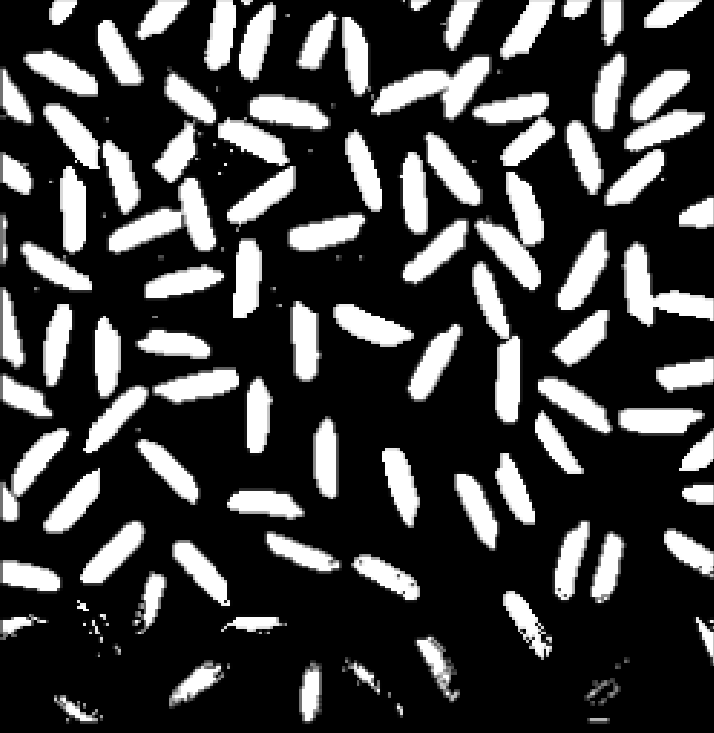
#> input picture Q1/image.png, 714 x 733 px
$ jupyter execute q1.ipynb
#> lines starting #> are read from the running program, lines starting #| are printed output that depends on the picture; after the words box and inside, x2 and y2 are one past the last pixel; in counts of white or black regions, pixels touching at a corner belong together
[cell 1]
import cv2
import numpy as np
import matplotlib.pyplot as plt

Vamos ler e visualizar a imagem original.

[cell 2]
img = cv2.imread("image.png", cv2.IMREAD_GRAYSCALE)
#> img is the input picture: shape (733, 714); min 0, max 255, mean 64.1

# Plotamos a imagem
plt.figure(figsize=(8, 8))
plt.imshow(cv2.cvtColor(img, cv2.COLOR_BGR2RGB))
plt.axis("off")
plt.show()

Inicialmente, aplicamos uma erosão à imagem. Esse procedimento visa reduzir (erodir) as bordas de objetos em uma imagem. Esse procedimento é bastante útil para remover esses pequenos pontos brancos (que configuram ruído).

[cell 3]
kernel = np.ones((3, 3), np.uint8)
img_erosion = cv2.erode(img, kernel, iterations=3)
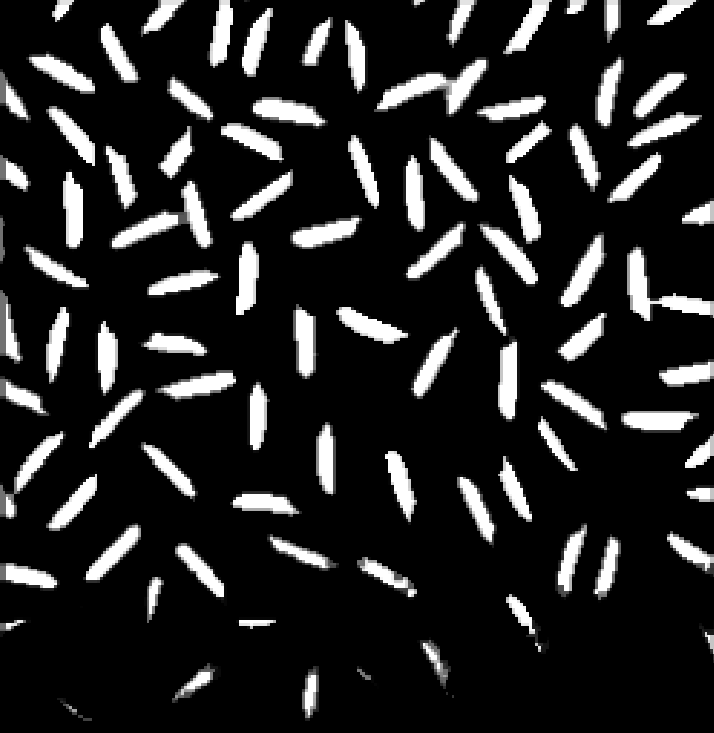
#> img_erosion: shape (733, 714); min 0, max 255, mean 37.2

kernel = np.ones((2, 2), np.uint8)
img_erosion = cv2.erode(img_erosion, kernel, iterations=2)
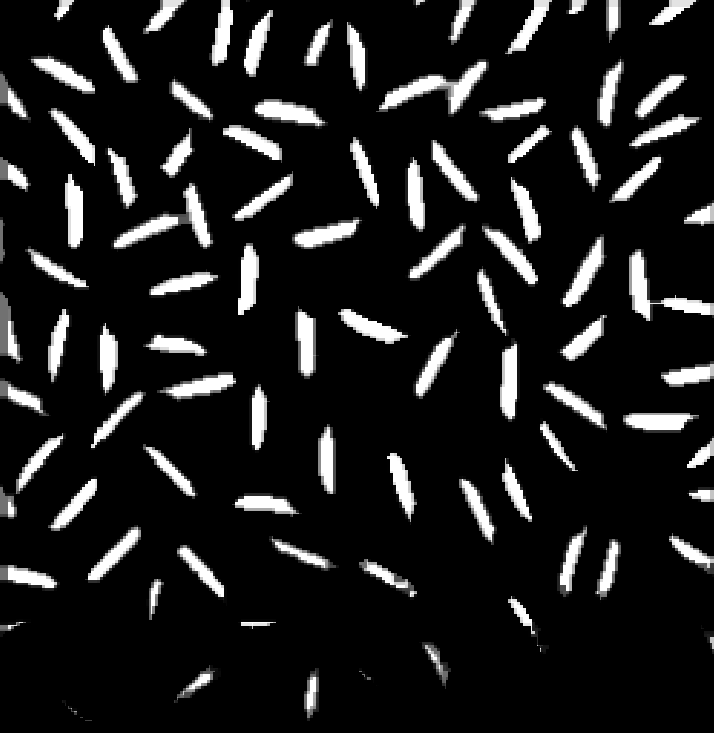
#> img_erosion: shape (733, 714); min 0, max 255, mean 29.6

# Plotamos a imagem
plt.figure(figsize=(8, 8))
plt.imshow(cv2.cvtColor(img_erosion, cv2.COLOR_BGR2RGB))
plt.axis("off")
plt.show()

Em seguida aplicamos uma dilatação à imagem. Esse procedimento visa expandir (dilatar) as fronteiras dos objetos. Esse procedimento vai nos ajudar a preencher os espaços que a erosão deixou (ou até que já existiam) em alguns objetos. Essa técnica também pode ajudar a unir partes de um objeto que estavam desconectadas.

[cell 4]
kernel = np.ones((3, 3), np.uint8)
img_dilation = cv2.dilate(img_erosion, kernel, iterations=6)
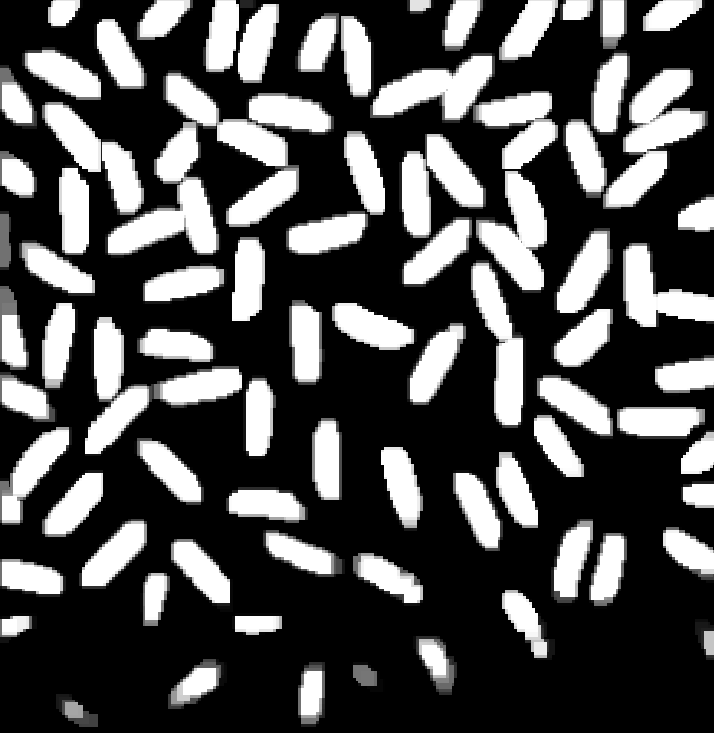
#> img_dilation: shape (733, 714); min 0, max 255, mean 79.8

img_dilation = cv2.equalizeHist(img_dilation)
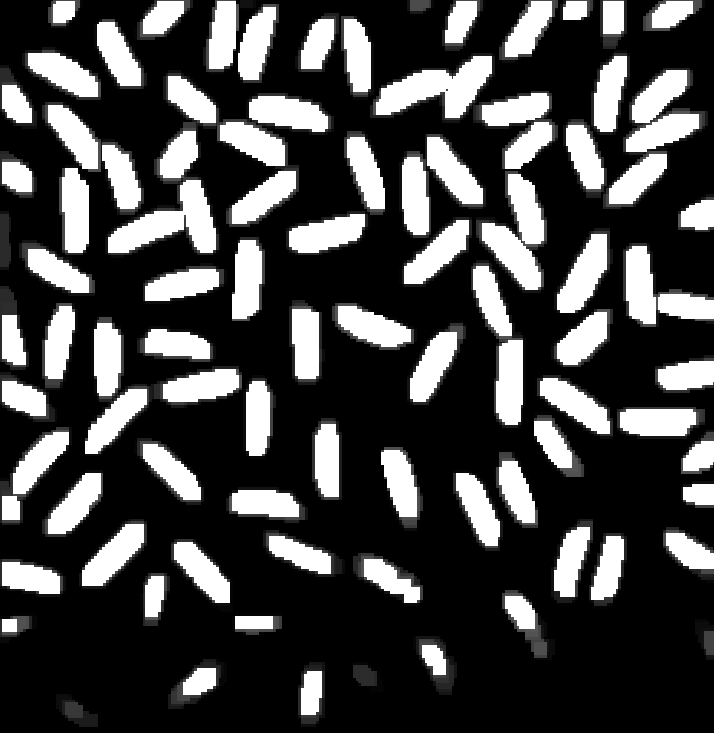
#> img_dilation: shape (733, 714); min 0, max 255, mean 69.6

# Plotamos a imagem
plt.figure(figsize=(8, 8))
plt.imshow(cv2.cvtColor(img_dilation, cv2.COLOR_BGR2RGB))
plt.axis("off")
plt.show()

Aplicamos o método Otsu para encontrar, automaticamente, um threshold binário para a imagem. Convertemos, novamente, a imagem em uma imagem binária, fazendo todos os pixesl com valor acima do threshold iguais a 255 e os absixo do threshld iguais a 0. Isso removen alguns pixels com tons de cinza que a dilatação deixou, tornando alguns objetos com o aspecto mais sólido.

[cell 5]
_, binary = cv2.threshold(img_dilation, 0, 255, cv2.THRESH_BINARY | cv2.THRESH_OTSU)
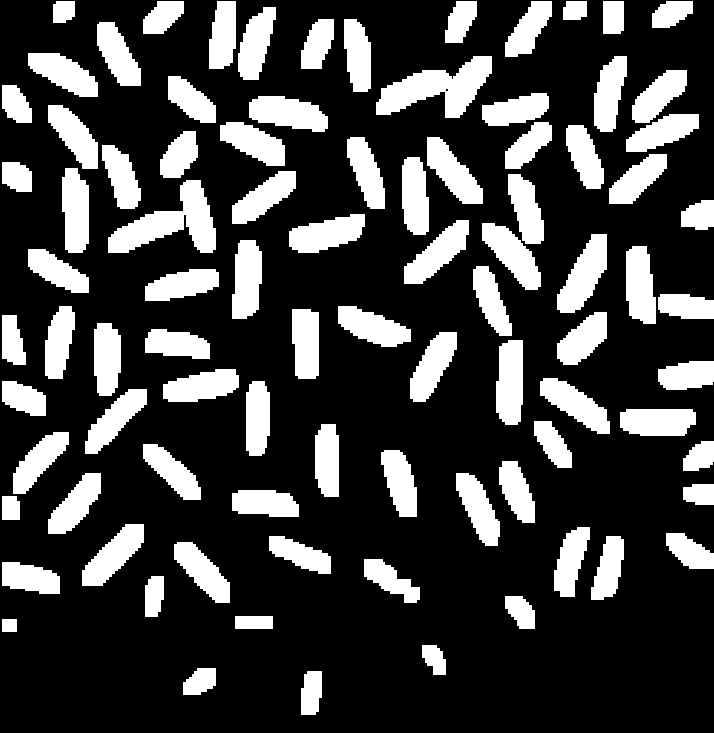
#> binary: shape (733, 714); 25.1% white; 90 white regions, largest, box (x1, y1, x2, y2) and area: (376, 56, 492, 118) 3638, (108, 180, 216, 253) 3622, (557, 234, 607, 313) 2168


# Plotamos a imagem
plt.figure(figsize=(8, 8))
plt.imshow(cv2.cvtColor(binary, cv2.COLOR_BGR2RGB))
plt.title("Separated Objects with Watershed")
plt.axis("off")
plt.show()

Por fim, os contornos foram obtidos (consideramos apenas os contornos mais externos, em caso de contornos aninhados). Plotamos a imagem final e contamos os contornos (cujo número é igual ao número de objetos identificados).

[cell 6]
# Encontra os contornos mais externos, com base na hierarchia
contours, hierarchy = cv2.findContours(binary, cv2.RETR_EXTERNAL, cv2.CHAIN_APPROX_SIMPLE)
#> contours = 90 contours; largest, box (x1, y1, x2, y2) and area: (376, 56, 492, 118) 3452, (108, 180, 216, 253) 3418, (557, 234, 607, 313) 2052, (249, 96, 328, 132) 1918, (496, 340, 523, 425) 1917

num_objects = len(contours)
#> num_objects = 90
print("Número de objetos detectados:", num_objects)
#| Número de objetos detectados: 90

# Desenhamos, na imagem, os contornos obtidos
output_image = cv2.cvtColor(binary, cv2.COLOR_GRAY2BGR)
cv2.drawContours(output_image, contours, -1, (0, 255, 0), 2)
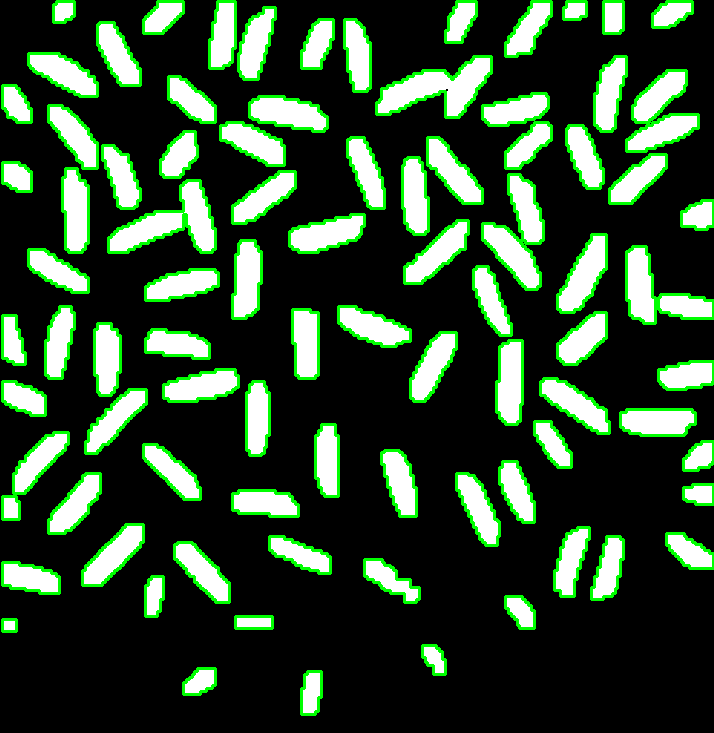
#> output_image: shape (733, 714, 3); mean B, G, R 48.3, 72, 48.3

# Plotamos a imagem
plt.figure(figsize=(8, 8))
plt.imshow(cv2.cvtColor(output_image, cv2.COLOR_BGR2RGB))
plt.title(f"Número de objetos: {num_objects}")
plt.axis("off")
plt.show()
